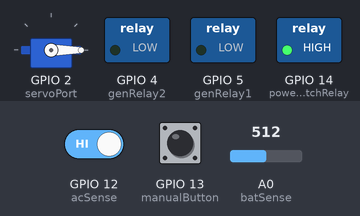
This sketch was run on a simulated ESP8266 (NodeMCU). Parts: servo, switched loads named in the sketch (green lamp = pin HIGH). Inputs (shaded band) come from the test bench; at power-on: GPIO 13 (manualButton) HIGH, GPIO 12 (acSense) HIGH, A0 (batSense) = 512. WiFi joins after 1.5 s; servers stay silent unless stated; what the sketch prints to the serial monitor is not drawn.

Above: at 1.2 s.
1.3 s: GPIO 13 (manualButton) pulled LOW for 3.2 s
At 4.3 s:
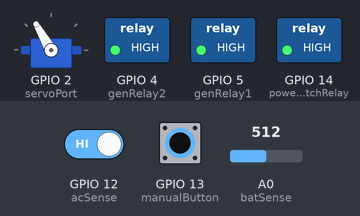
At 5.8 s:
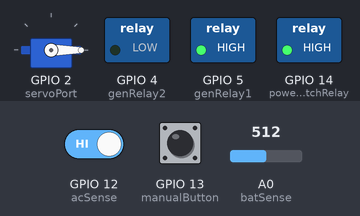
9.0 s: GPIO 12 (acSense) driven LOW
At 9.6 s:
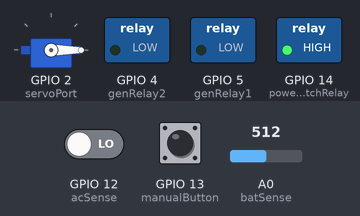
Timing chart, 0 to 12.0 s (numbered marks = the images above; inputs shaded):
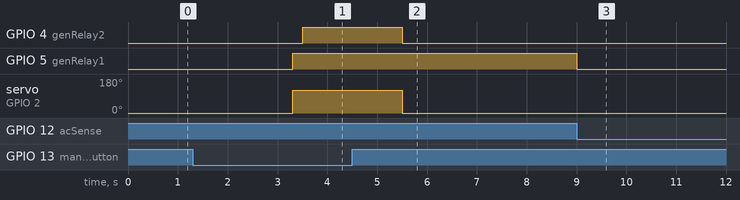

Measured:
- after the input at 1.3 s, GPIO 4 (genRelay2): LOW → HIGH after 2.2 s, → LOW 2.0 s later; GPIO 5 (genRelay1): LOW → HIGH after 2.0 s; servo on GPIO 2 (servoPort): 0° → 120° after 2.0 s, → 0° 2.2 s later
- after the input at 9.0 s, GPIO 5 (genRelay1): HIGH → LOW at once

The sketch:

gen.ino
```cpp
#include <ESP8266WiFi.h>
#include <espnow.h>
#include <Servo.h>

Servo servo;

byte batSense = A0;
byte servoPort = 2;
byte genRelay2 = 4;
byte genRelay1 = 5;
byte acSense = 12;
byte manualButton = 13;
byte powerSwitchRelay = 14;
bool stat = false;
byte retry = 0;
const int numReadings = 20;
int flag = 0;
unsigned long initTime; //some global variables available anywhere in the program
unsigned long timeNow;
const unsigned long setTime = 10000; //the value is a number of milliseconds

unsigned long inits; //some global variables available anywhere in the program
unsigned long now;
const unsigned long sTime = 3500; //the value is a number of milliseconds
unsigned long startTime; //some global variables available anywhere in the program
unsigned long currentTime;
const unsigned long waitTime = 2000; //the value is a number of milliseconds

int readings[numReadings]; // the readings from the analog input
int readIndex = 0;         // the index of the current reading
int total = 0;             // the running total
int average = 0;           // the average
int inputPin = A0;
float input_voltage = 0.0;
float temp = 0.0;
float r1 = 10000.0;
float r2 = 1060.0;

uint8_t newMACAddress[] = {0x32, 0xAE, 0xA4, 0x07, 0x0D, 0x66};

uint8_t broadcastAddress[] = {0x32, 0xAE, 0xA4, 0x07, 0x0D, 0x65};
// Define variables to store DHT readings to be sent
float temperature;
float bat;

// Define variables to store incoming readings
int genStat = 0;
float batLvl;
// Variable to store if sending data was successful
String success;

//Structure example to send data
//Must match the receiver structure
typedef struct struct_message
{
  int genStatus; //// send 1 0r zero
  float batlvl;  ///0-100
} struct_message;

// Create a struct_message called DHTReadings to hold sensor readings
struct_message valuesToSend;

// Create a struct_message to hold incoming sensor readings
struct_message incomingReadings;

// Callback when data is sent
void OnDataSent(uint8_t *mac_addr, uint8_t sendStatus)
{
  //Serial.print("Last Packet Send Status: ");
  if (sendStatus == 0)
  {
    Serial.println("Delivery success");
  }
  else
  {
    Serial.println("Delivery fail");
  }
}

// Callback when data is received
void OnDataRecv(uint8_t *mac, uint8_t *incomingData, uint8_t len)
{
  memcpy(&incomingReadings, incomingData, sizeof(incomingReadings));
  Serial.print("Bytes received: ");

  genStat = incomingReadings.genStatus;
  Serial.println(incomingReadings.genStatus);
  //batLvl = incomingReadings.batlvl;
}

float batlvl()
{

  total = total - readings[readIndex];
  readings[readIndex] = analogRead(batSense);
  total = total + readings[readIndex];
  readIndex = readIndex + 1;
  if (readIndex >= numReadings)
  {
    readIndex = 0;
  }
  average = total / numReadings;
  // temp = ( average * 5.4567) / 1023.0;
  temp = (analogRead(A0) * 1) / 1023.0;
  input_voltage = temp / (r2 / (r1 + r2));
  return input_voltage;
}
void batLow()
{


  batlvl();
  if (batlvl() < 3.2)
  {
    digitalWrite(powerSwitchRelay, HIGH);
  }
  else
  {
    digitalWrite(powerSwitchRelay, LOW);
  }
}

bool GenStart( int retry)
{ flag = 1;
  if (retry == 0) {
    servo.write(120); ////OPEN CHOKE
    digitalWrite(genRelay1, HIGH);
    delay(200);
    digitalWrite(genRelay2, HIGH);
    delay(2000);
    digitalWrite(genRelay2, LOW);
    servo.write(0); ////close CHOKE
    delay(3000);
    if (digitalRead(acSense) == 0)
    {
      return true;
    }
    else
    {
      return false;
    }
  }
  else if (retry == 1) {

    servo.write(0); ////OPEN CHOKE
    digitalWrite(genRelay1, HIGH);
    delay(200);
    digitalWrite(genRelay2, HIGH);
    delay(2000);
    digitalWrite(genRelay2, LOW);
    servo.write(0); ////close CHOKE
    delay(3000);
    if (digitalRead(acSense) == 0)
    {
      return true;
    }
    else
    {
      return false;
    }
  }
  else if (retry == 2) {

    servo.write(120); ////OPEN CHOKE
    digitalWrite(genRelay1, HIGH);
    delay(200);
    digitalWrite(genRelay2, HIGH);
    delay(3000);
    digitalWrite(genRelay2, LOW);
    servo.write(0); ////close CHOKE
    delay(3000);
    if (digitalRead(acSense) == 0)
    {
      return true;
    }
    else
    {
      return false;
    }


  }
  else if (retry == 3) {

    servo.write(0); ////OPEN CHOKE
    digitalWrite(genRelay1, HIGH);
    delay(200);
    digitalWrite(genRelay2, HIGH);
    delay(3000);
    digitalWrite(genRelay2, LOW);
    servo.write(0); ////close CHOKE
    delay(3000);
    if (digitalRead(acSense) == 0)
    {
      return true;
    }
    else
    {
      return false;
    }


  }


}

bool GenStop()
{

  flag = 0;
  digitalWrite(genRelay1, LOW);

  delay(3000);
  if (digitalRead(acSense) == HIGH)
  {

    return true;
  }
  else
  {
    return false;
  }
}

void setup()
{
  Serial.begin(9600);
  //        esp.begin(9600);
  WiFi.mode(WIFI_STA);
  WiFi.disconnect();
  wifi_set_macaddr(STATION_IF, &newMACAddress[0]);

  // Init ESP-NOW
  if (esp_now_init() != 0)
  {
    Serial.println("Error initializing ESP-NOW");
    return;
  }

  // Set ESP-NOW Role
  esp_now_set_self_role(ESP_NOW_ROLE_COMBO);

  // Once ESPNow is successfully Init, we will register for Send CB to
  // get the status of Trasnmitted packet
  esp_now_register_send_cb(OnDataSent);

  // Register peer
  esp_now_add_peer(broadcastAddress, ESP_NOW_ROLE_COMBO, 1, NULL, 0);

  // Register for a callback function that will be called when data is received
  esp_now_register_recv_cb(OnDataRecv);

  pinMode(manualButton, INPUT_PULLUP);
  pinMode(acSense, INPUT);
  pinMode(genRelay2, OUTPUT);
  pinMode(genRelay1, OUTPUT);
  pinMode(batSense, INPUT);
  pinMode(powerSwitchRelay, OUTPUT);
  digitalWrite(powerSwitchRelay, HIGH);

  servo.attach(servoPort); //D4

  servo.write(0);
  //   servo.detach(servoPort);
  for (int thisReading = 0; thisReading < numReadings; thisReading++)
  {
    readings[thisReading] = 0;
  }
}

void loop()
{
  timeNow = millis(); //get the current "time" (actually the number of milliseconds since the program started)
  now = millis();     //get the current "time" (actually the number of milliseconds since the program started)


  if (digitalRead(manualButton) == LOW)
  {
    //Serial.print("in");
    startTime = millis(); //initial start time
    while (digitalRead(manualButton) == LOW)
    {
      currentTime = millis();
      delay(1);
      if (currentTime - startTime >= waitTime) //test whether the period has elapsed
      {
        if (flag == 0 && digitalRead(acSense) == HIGH ) //if gen is off
        {
          GenStart(0);

        }
        else if (flag == 1 && digitalRead(acSense) == LOW) //if gen is on
        {
          GenStop();
          flag = 0;
        }
        else if (flag == 1 && digitalRead(acSense) == HIGH ) //if gen is off
        {
          GenStart(0);

        }
        else if (flag == 0 && digitalRead(acSense) == LOW ) //if gen is off
        {
          GenStop();

        }


        startTime = millis();
      }
    }
  }


  //wait for elapsed time
  if (timeNow - initTime >= setTime) //test whether the period has elapsed

  {
    if (genStat == 1 && retry < 4 && stat == 0) // if genstat variable is ==1 and retry hasnt timed out
    {
      if (digitalRead(acSense) == HIGH)
      {
        if (GenStart(retry) == true)
        {
          retry = 0;
          stat = 1;
        }
        else
        {
          stat = 0;
          retry++;
        }
      }
      else {
        retry = 0;
        stat = 1;
      }
    }

    initTime = timeNow;
  }

  if (genStat == 0.0) // if genstat variable is ==0
  {
    if (digitalRead(acSense) == LOW) // if gen is on
    {
      GenStop();
    }


  }

  if (digitalRead(acSense) == HIGH) // if gen is off set the stat vatiable to 0
  {
    stat = 0;
  }
  else
  {
    stat = 1;
  }

  //Set values to send
  valuesToSend.genStatus = stat;
  valuesToSend.batlvl = batlvl();
  Serial.println(digitalRead(acSense));


  if (now - inits >= sTime) //test whether the period has elapsed

  {

    esp_now_send(broadcastAddress, (uint8_t *)&valuesToSend, sizeof(valuesToSend));
    inits = now;
  }
}
```
